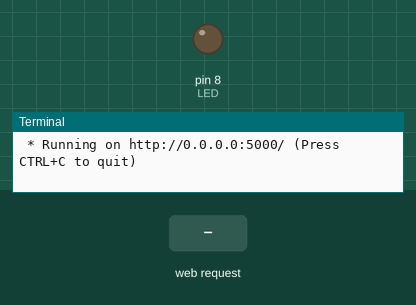
This program was run on a simulated Raspberry Pi (header pin numbers). On the bench: output pins drawn as LEDs (lit = HIGH), the last lines printed to the terminal. Inputs (shaded band) come from the test bench. The clock reads 2024-03-15 10:24:30 at power-on unless the program sets it.

Above: at 1.2 s.
1.3 s: HTTP request for /led/on received
At 2.1 s:
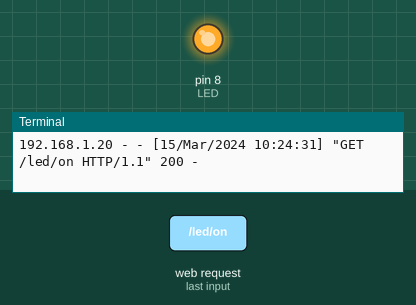
4.3 s: HTTP request for /led/off received
At 5.6 s:
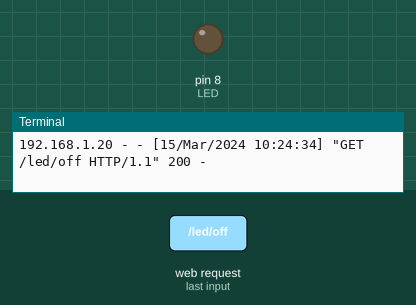
Timing chart, 0 to 7.3 s (numbered marks = the images above; inputs shaded):
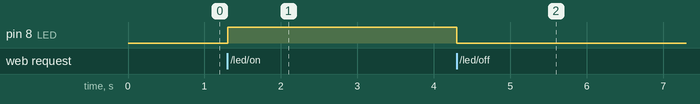

Measured:
- after the input at 1.3 s, pin 8 (LED): LOW → HIGH at once
- after the input at 4.3 s, pin 8 (LED): HIGH → LOW at once

The program:

index.py
```python
from flask import Flask, request, render_template
import RPi.GPIO as GPIO


app = Flask(__name__)

LED = 8
GPIO.setmode(GPIO.BOARD)
GPIO.setup(LED, GPIO.OUT, initial=GPIO.LOW)

@app.route('/')
def home():
    return render_template('index.html')

@app.route('/led/on')
def led_on():
    try:
        GPIO.output(LED, GPIO.HIGH)
        return 'on'
    except Exception as identifier:
        return 'fail'

@app.route('/led/off')
def led_off():
    try:
        GPIO.output(LED, GPIO.LOW)
        return 'off'
    except Exception as identifier:
        return 'fail'


if __name__ == '__main__':
    app.run(host='0.0.0.0')
```
